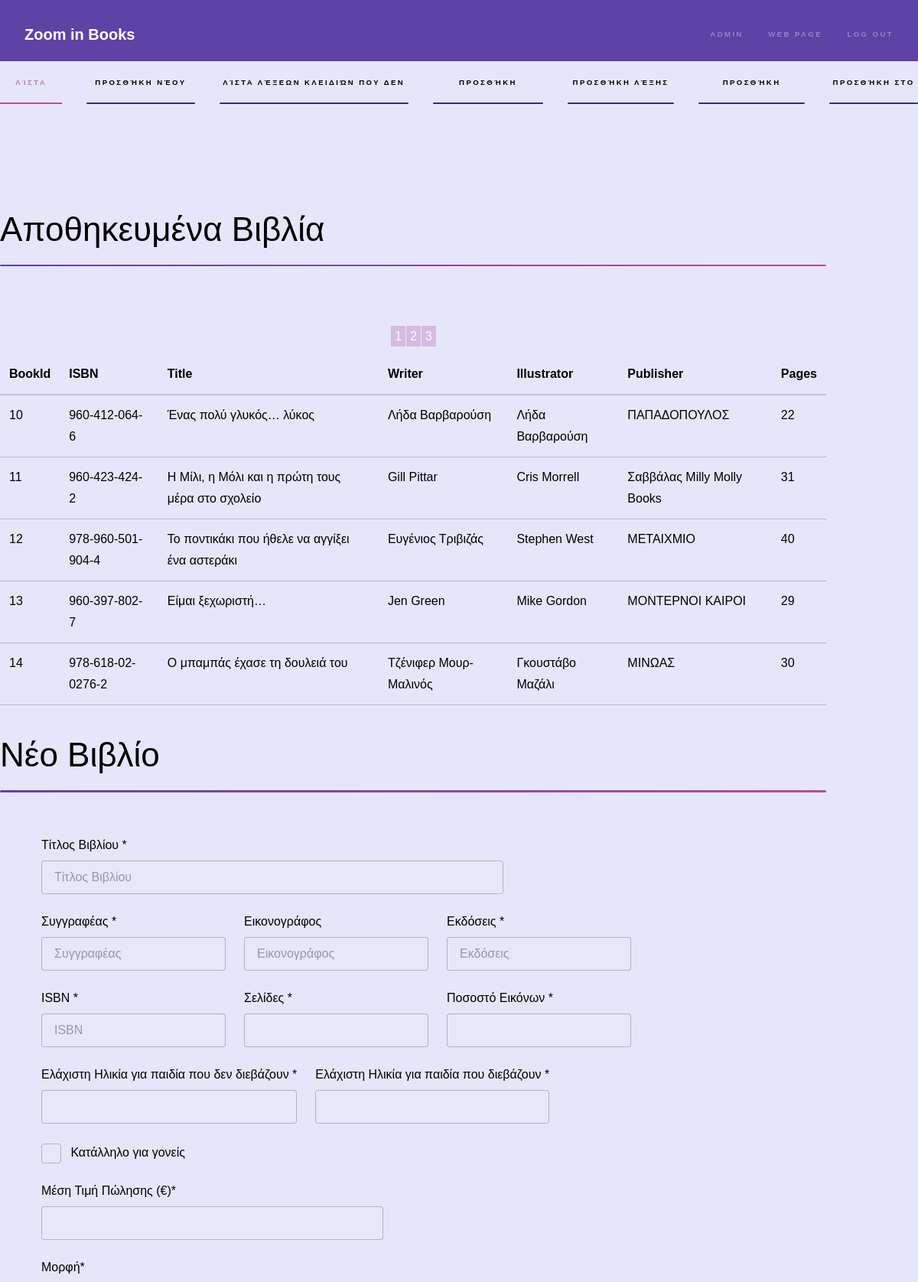
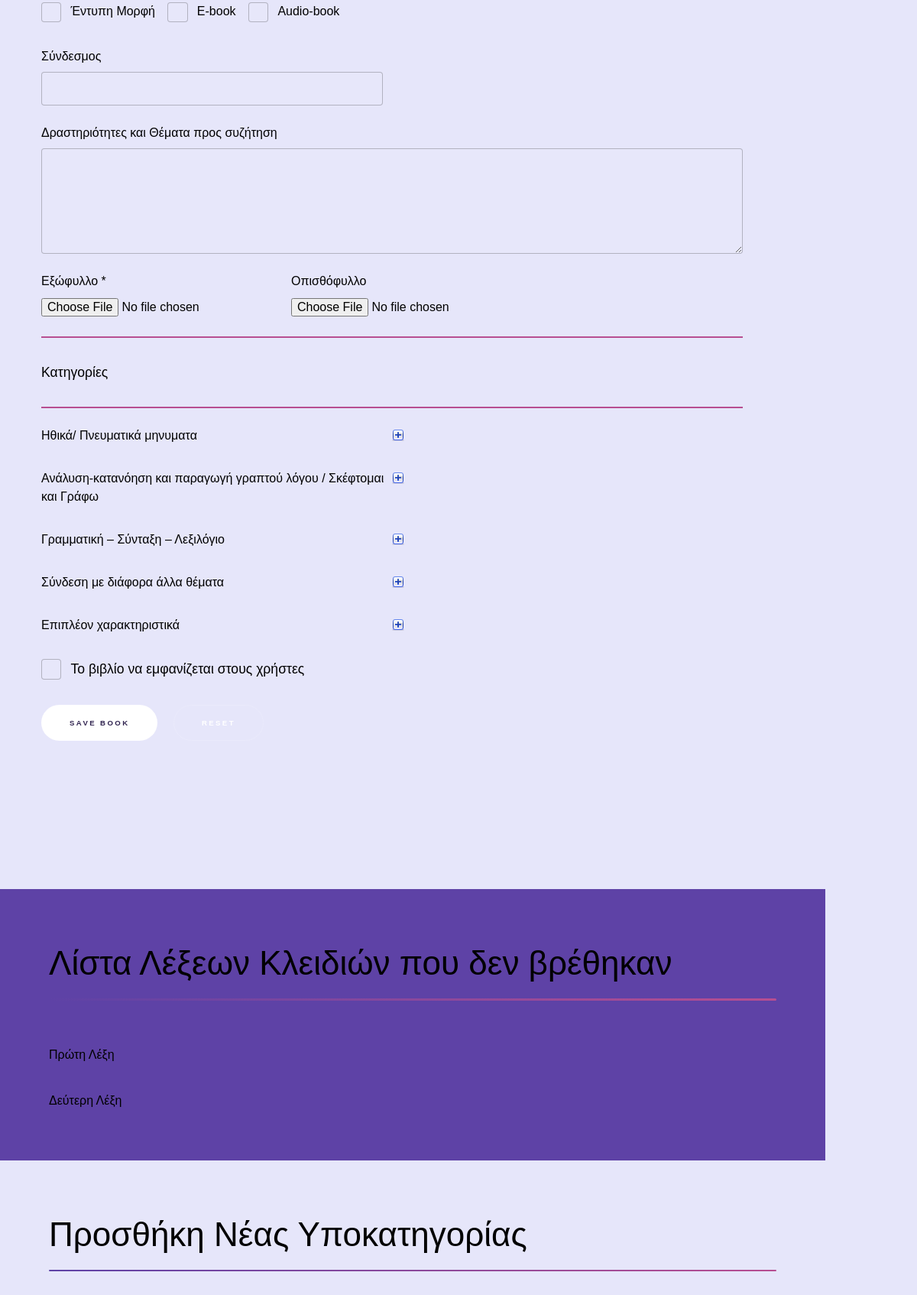
The app's page /admin/index.php (upper part) with its own data (2 pictures, top to bottom).
### tables this page shows
CREATE TABLE `books` (
  `Book_id` int(11) NOT NULL,
  `ISBN` varchar(60) NOT NULL,
  `Title` varchar(70) NOT NULL,
  `Writer` varchar(50) NOT NULL,
  `Illustrator` varchar(50) DEFAULT NULL,
  `Publisher` varchar(50) NOT NULL,
  `Pages` int(4) NOT NULL,
  `Persentage_of_images` float NOT NULL,
  `Min_age_no_read` int(2) NOT NULL,
  `Min_age_read` int(2) NOT NULL,
  `For_parents` bit(1) NOT NULL,
  `Cover` varchar(100) NOT NULL,
  `Back_cover` varchar(100) NOT NULL,
  `Link` varchar(150) DEFAULT NULL,
  `Price` float NOT NULL,
  `Hard_copy` bit(1) NOT NULL,
  `E_book` bit(1) NOT NULL,
  `Audio_book` bit(1) NOT NULL,
  `Curriculum` varchar(1000) NOT NULL,
  `Show_to_user` bit(1) NOT NULL
);

CREATE TABLE `categories` (
  `Category_id` int(11) NOT NULL,
  `Name_of_category` varchar(150) NOT NULL
);

CREATE TABLE `not_found_keywords` (
  `Not_found_keyword_id` int(11) NOT NULL,
  `Not_found_keyword` varchar(70) NOT NULL
);

### admin/list_book/load_books_dataTable.php (called while the page is built, shortened)
<?php
$load_books_query = $conn->prepare("SELECT * FROM `books`;");
$load_books_query->execute();
$load_books_to_list=$load_books_query->fetchAll(PDO::FETCH_ASSOC);
?>

### admin/load/load_keywords.php (the view)
<?php
	$categories_query = $conn->prepare("SELECT * FROM categories ORDER BY Category_id");
	$categories_query->execute();
	$categories= $categories_query->fetchAll(PDO::FETCH_ASSOC);
	$categories_check_box = "";
	for($i = 0; $i <count($categories); $i++){
		$category_id = (integer) $categories[$i]['Category_id'];
		$category_name = (string)$categories[$i]['Name_of_category'];
		$categories_check_box .= "\r\n<div class='12u$' ><h4 style='float:left;width:50%'>$category_name</h4>
			<span class='collapse_sub_categories'  id='cat$category_id' style='float:left'>
						<img  id='show_cat$category_id' src='images/show.png'>
						<img  id='hide_cat$category_id' src='images/hide.png' style='display:none'>
			</span>
		</div>";
		$categories_check_box .= "\r\n<div style='display:none;width:100%;' id='collapse_cat$category_id'>";
		$subcategories_query = $conn->prepare("SELECT * FROM subcategories WHERE Category_id = {$category_id}");
		$subcategories_query->execute();
		$subcategories= $subcategories_query->fetchAll(PDO::FETCH_ASSOC);
		for($j = 0; $j < count($subcategories) ; $j++){
			$subcategory_id = (integer) $subcategories[$j]['Subcategory_id'];
			$subcategory_name = (string)$subcategories[$j]['Name_of_subcategory']."  ";
			$categories_check_box .= "\r\n<div class='12u$'>
				<h5 style='color:grey;width:50%;float:left'>$subcategory_name</h5>
				<span class='collapse_sub_categories' style='float:left' id='sub$subcategory_id'>
						<img  id='show_sub$subcategory_id' src='images/show.png'>
						<img style='display:none'id='hide_sub$subcategory_id' src='images/hide.png' >
				</span>
			";
			$keywords_query = $conn->prepare("SELECT * FROM keywords WHERE Subcategory_id = {$subcategory_id}");
			$keywords_query->execute();
			$keywords= $keywords_query->fetchAll(PDO::FETCH_ASSOC);
			$categories_check_box .= "\r\n<section id='collapse_sub$subcategory_id' style='display:none'><table class='keywords_table'>";
			for($k = 0; $k < count($keywords) ; $k+=4){
				$keyword_id = (integer) $keywords[$k]['Keyword_id'];
				$keyword_name = (string)$keywords[$k]['Name_of_keyword'];
				$categories_check_box .= "\r\n<tr><td><input type='checkbox' class='keywords_checkbox' id='K{$keyword_id}' name='K{$keyword_id}'><label for='K{$keyword_id}'>{$keyword_name}</label><input  style='display:none' type='text' id='MK{$keyword_id}' name='MK{$keyword_id}'></td>";
				if($k+1 < count($keywords)){
					$keyword_id = (integer) $keywords[$k+1]['Keyword_id'];
					$keyword_name = (string)$keywords[$k+1]['Name_of_keyword'];
					$categories_check_box .= "\r\n<td><input type='checkbox'  class='keywords_checkbox' id='K{$keyword_id}' name='K{$keyword_id}'><label for='K{$keyword_id}'>{$keyword_name}</label><input style='display:none' type='text' id='MK{$keyword_id}' name='MK{$keyword_id}'></td>";
				}
				if($k+2 < count($keywords)){
					$keyword_id = (integer) $keywords[$k+2]['Keyword_id'];
					$keyword_name = (string)$keywords[$k+2]['Name_of_keyword'];
					$categories_check_box .= "\r\n<td><input type='checkbox' class='keywords_checkbox' id='K{$keyword_id}' name='K{$keyword_id}'><label for='K{$keyword_id}'>{$keyword_name}</label><input style='display:none' type='text' id='MK{$keyword_id}' name='MK{$keyword_id}'></td>";
				}
				if($k+3 < count($keywords)){
					$keyword_id = (integer) $keywords[$k+3]['Keyword_id'];
					$keyword_name = (string)$keywords[$k+3]['Name_of_keyword'];
					$categories_check_box .= "\r\n<td><input type='checkbox' class='keywords_checkbox' id='K{$keyword_id}' name='K{$keyword_id}'><label for='K{$keyword_id}'>{$keyword_name}</label><input style='display:none' type='text' id='MK{$keyword_id}' name='MK{$keyword_id}'></td>";
				}
				$categories_check_box .= "</tr>";
			}
			$categories_check_box .= "</table>\r\n</section></div>";
		}
		$categories_check_box .="</div>";
	}
	echo $categories_check_box;
?>

### admin/load/load_keywords_not_found.php
<?php
include "../Database/MySqlConnect.php";
$keywords_not_found_query = $conn->prepare("SELECT * FROM not_found_keywords");
$keywords_not_found_query->execute();
$keywords_not_found= $keywords_not_found_query->fetchAll(PDO::FETCH_ASSOC);
$not_found = "";
for($i = 0; $i <count($keywords_not_found); $i++){
	$keywords_not_found_name = (string)$keywords_not_found[$i]['Not_found_keyword'];
	$not_found .="<p>{$keywords_not_found_name}</p>";
}
?>

### admin/index.php (shortened to what this page needs)
<?php
    include "../Database/MySqlConnect.php";
    include "list_book/load_books_dataTable.php";
    include "load/load_keywords_not_found.php";
?>
<!DOCTYPE HTML>
<html>
<head>
        <link href="assets/css/bootstrap.min.css" rel="stylesheet">
    <link rel="stylesheet" href="assets/css/main.css" />
<body onload="loadSubCategories()">
			<header id="header">
				<a href="index.php" class="title">Zoom in Books</a>
				<nav>
					<ul>
						<li><a href="index.php">Admin</a></li>
						<li><a href="../user/index.php">Web Page</a></li>
						<li><a href="login.php">Log out</a></li>
					</ul>
				</nav>
			</header>
<section id="sidebar">
    <div class="inner">
        <nav>
            <ul>
                <li><a href="#list_of_books">Λίστα Βιβλίων</a></li>
                <li><a href="#new_book">Προσθήκη Νέου Βιβλίου</a></li>
                <li><a href="#two">Λίστα Λέξεων Κλειδιών που δεν βρέθηκαν</a></li>
                <li><a href="#new_subcategory">Προσθήκη Υποατηγορίας</a></li>
                <li><a href="#new_keyword">Προσθήκη Λέξης Κλειδί</a></li>
                <li><a href="#announcements">Προσθήκη Ανακοίνωσης</a></li>
                <li><a href="#blog">Προσθήκη στο Blog</a></li>
            </ul>
        </nav>
    </div>
</section>
<div id="wrapper">
    <section id="list_of_books" class="list_of_books">
            <h1 class="major">Αποθηκευμένα Βιβλία</h1>
        <div class="table-wrapper">
            <table class="paginated">
                <thead>
                <tr>
                    <th>BookId</th>
                    <th>ISBN</th>
                    <th>Title</th>
                    <th>Writer</th>
                    <th>Illustrator</th>
                    <th>Publisher</th>
                    <th>Pages</th>
                </tr>
                </thead>
                <tbody>
                <?php for($i=0;$i<count($load_books_to_list);$i++){ ?>
                    <tr>
                        <td><?php echo $load_books_to_list[$i]['Book_id'];?></td>
                        <td><?php echo $load_books_to_list[$i]['ISBN'];?></td>
                        <td><?php echo $load_books_to_list[$i]['Title'];?></td>
                        <td><?php echo $load_books_to_list[$i]['Writer'];?></td>
                        <td><?php echo $load_books_to_list[$i]['Illustrator'];?></td>
                        <td><?php echo $load_books_to_list[$i]['Publisher'];?></td>
                        <td><?php echo $load_books_to_list[$i]['Pages'];?></td>
                    </tr>
                <?php } ?>
                </tbody>
            </table>
        </div>
    </section>
    <section id="new_book" class="wrapper style2 spotlights">
        <h1 class="major">Νέο Βιβλίο</h1>
        <section class="new_book_body">
            <form method="post" action="new_book/submit_new_book.php" enctype="multipart/form-data">
                <div class="row uniform">
                    <div class="8u$ 12u$(xsmall)">
                        <h4>Τίτλος Βιβλίου * </h4> <input type="text" name="Title" id="Title" value="" placeholder="Τίτλος Βιβλίου" required/>
                    </div>
                    <div class="18u$ 12u$(xsmall)">
                        <h4>Συγγραφέας * </h4><input type="text" name="Writer" id="Writer" value="" placeholder="Συγγραφέας" required/>
                    </div>
                    <div class="18u$ 12u$(xsmall)">
                        <h4>Εικονογράφος</h4><input type="text" name="Illustrator" id="Illustrator" value="" placeholder="Εικονογράφος" />
                    </div>
                    <div class="18u$ 12u$(xsmall)">
                        <h4>Εκδόσεις * </h4><input type="text" name="Publisher" id="Publisher" value="" placeholder="Εκδόσεις" required/>
                    </div>
                    <div class="18u$ 12u$(xsmall)">
                        <h4>ISBN * </h4><input type="text" name="ISBN" id="ISBN" value="" placeholder="ISBN" required/>
                    </div>
                    <div class="18u$ 12u$(xsmall)">
                        <h4>Σελίδες * </h4><input type="number" name="Pages" id="Pages" value="" required/>
                    </div>
                    <div class="18u$ 12u$(xsmall)">
                        <h4>Ποσοστό Εικόνων * </h4><input type="double" name="Persentage_of_images" id="Persentage_of_images" value="" required/>
                    </div>
                    <div class="24u$ 12u$(xsmall)">
                        <h4>Ελάχιστη Ηλικία για παιδία που δεν διεβάζουν * </h4><input type="number" name="Min_age_no_read" id="Min_age_no_read" value="" required/>
                    </div>
                    <div class="24u$ 12u$(xsmall)">
                        <h4>Ελάχιστη Ηλικία για παιδία που διεβάζουν * </h4><input type="number" name="Min_age_read" id="Min_age_read" value="" required/>
                    </div>
                    <div class="6u$ 12u$(xsmall)">
                        <label for="For_parents">Κατάλληλο για γονείς</label>
                    </div>
                    <div class="6u$ 12u$(xsmall)">
                        <h4>Μέση Τιμή Πώλησης (€)* </h4><input type="double" name="Price" id="Price" value=""  required/>
                    </div>
                    <div class="12u$ 12u$(xsmall)">
                        <h4>Μορφή* </h4>
                        <label for="Hard_copy">Έντυπη Μορφή</label>
                        <label for="E_book">E-book</label>
                        <label for="Audio_book">Audio-book</label>
                    </div>
                    <div class="6u$ 12u$(xsmall)">
                        <h4>Σύνδεσμος</h4><input type="text" name="Link" id="Link" value=""/>
                    </div>
                    <div class="12u$ 12u$(xsmall)">
                        <h4>Δραστηριότητες και Θέματα προς συζήτηση</h4>
                        <textarea name="Curriculum" id="Curriculum" rows="4" value=""></textarea>
                    </div>
                    <div class="18u$ 12u$(xsmall)">
                        <h4>Εξώφυλλο * </h4><input type="file" name="Cover" id="Cover" required/>
                    </div>
                    <div class="18u$ 12u$(xsmall)">
                        <h4>Οπισθόφυλλο</h4><input type="file" name="Back_cover" id="Back_cover"/>
                    </div>
                    <div class="12u$"><hr><h3>Κατηγορίες</h3><hr></div>
                    <?php include_once "load/load_keywords.php"; ?>
                    <div class="12u$ 12u$(xsmall)">
                        <label for="Show_to_user"><h3>Το βιβλίο να εμφανίζεται στους χρήστες</h3></label>
                    </div>
                    <div class="12u$">
                        <ul class="actions">
                            <li><input type="submit" value="Save Book" class="special" /></li>
                            <li><input type="reset" value="Reset" /></li>
                        </ul>
                    </div>
                </div>
        </form>
        </section>
    </section>
    <section id="two" class="wrapper style1 spotlights">
        <div class="inner">
            <h1 class="major">Λίστα Λέξεων Κλειδιών που δεν βρέθηκαν</h1>
            <?php echo $not_found?>
        </div>
    </section>
    <section id="new_subcategory" class="wrapper style2 spotlights">
        <div class="inner">
            <h1 class="major">Προσθήκη Νέας Υποκατηγορίας</h1>
        </div>
    </section>
</div>
</body>
</html>

### records on screen
books: Book_id "10", ISBN "960-412-064-6", Title "Ένας πολύ γλυκός… λύκος", Writer "Λήδα Βαρβαρούση", Illustrator "Λήδα Βαρβαρούση", Publisher "ΠΑΠΑΔΟΠΟΥΛΟΣ", Pages "22"
books: Book_id "11", ISBN "960-423-424-2", Title "Η Μίλι, η Μόλι και η πρώτη τους μέρα στο σχολείο", Writer "Gill Pittar", Illustrator "Cris Morrell", Publisher "Σαββάλας Milly Molly Books", Pages "31"
books: Book_id "12", ISBN "978-960-501-904-4", Title "Το ποντικάκι που ήθελε να αγγίξει ένα αστεράκι", Writer "Ευγένιος Τριβιζάς", Illustrator "Stephen West", Publisher "ΜΕΤΑΙΧΜΙΟ", Pages "40"
books: Book_id "13", ISBN "960-397-802-7", Title "Eίμαι ξεχωριστή…", Writer "Jen Green", Illustrator "Mike Gordon", Publisher "ΜΟΝΤΕΡΝΟΙ ΚΑΙΡΟΙ", Pages "29"
books: Book_id "14", ISBN "978-618-02-0276-2", Title "Ο μπαμπάς έχασε τη δουλειά του", Writer "Τζένιφερ Μουρ-Μαλινός", Illustrator "Γκουστάβο Μαζάλι", Publisher "ΜΙΝΩΑΣ", Pages "30"
categories: Name_of_category "Ηθικά/ Πνευματικά μηνυματα"
categories: Name_of_category "Ανάλυση-κατανόηση και παραγωγή γραπτού λόγου / Σκέφτομαι και Γράφω"
categories: Name_of_category "Γραμματική – Σύνταξη – Λεξιλόγιο"
categories: Name_of_category "Σύνδεση με διάφορα άλλα θέματα"
categories: Name_of_category "Επιπλέον χαρακτηριστικά"
not_found_keywords: Not_found_keyword "Πρώτη Λέξη"
not_found_keywords: Not_found_keyword "Δεύτερη Λέξη"
